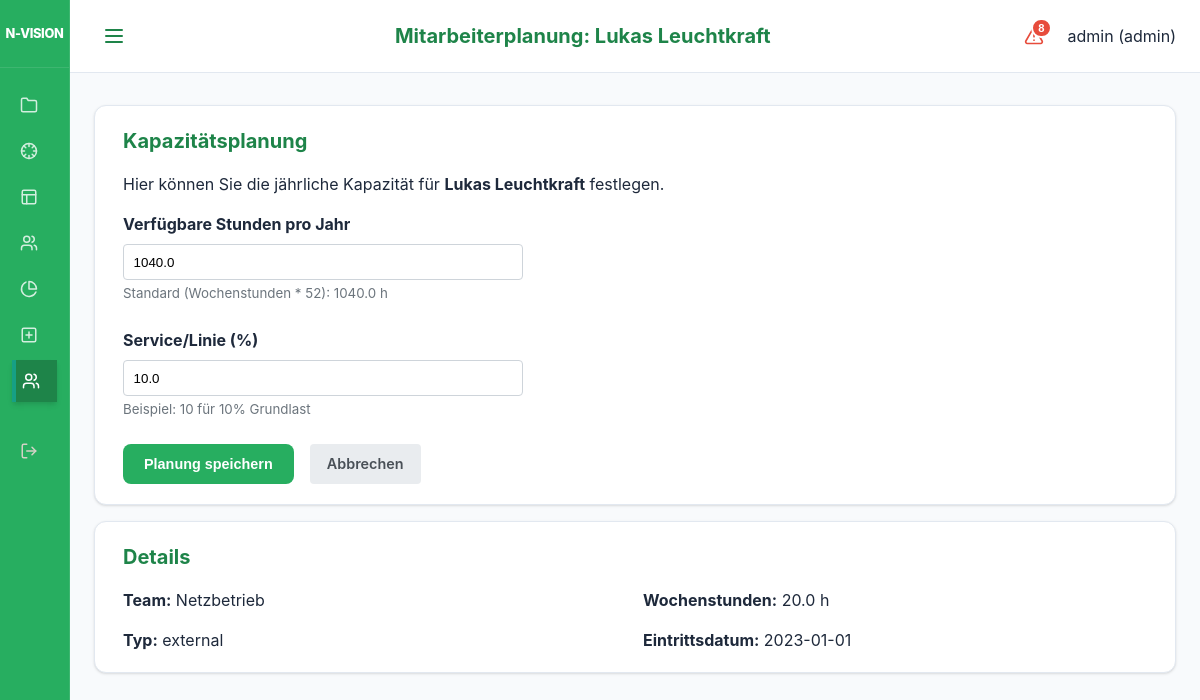
The page /ui/employees/1/plan (signed in) on the database its author committed.
### models.py (models this page shows)
class User(Base):
    __tablename__ = "users"
    id = Column(Integer, primary_key=True, index=True)
    username = Column(String, unique=True, index=True)
    hashed_password = Column(String)
    role = Column(Enum(UserRole), default=UserRole.EMPLOYEE)
    employee_id = Column(Integer, ForeignKey("employees.id"), nullable=True)
    is_active = Column(Boolean, default=True)
    employee = relationship("Employee", back_populates="user")

class Employee(Base):
    __tablename__ = "employees"
    id = Column(Integer, primary_key=True, index=True)
    name = Column(String, index=True)
    type = Column(Enum(ResourceType), default=ResourceType.INTERNAL)
    role_id = Column(Integer, ForeignKey("roles.id"))
    team_id = Column(Integer, ForeignKey("teams.id"))
    weekly_hours = Column(Float, default=40.0)
    annual_hours_target = Column(Float, nullable=True) # Neuer Wert für Jahresplanung
    employment_start = Column(Date)
    employment_end = Column(Date, nullable=True)
    role = relationship("Role", back_populates="employees")
    team = relationship("Team", back_populates="employees")
    staffings = relationship("Staffing", back_populates="employee")
    service_allocations = relationship("ServiceAllocation", back_populates="employee")
    absences = relationship("Absence", back_populates="employee")
    user = relationship("User", back_populates="employee", uselist=False)
    bookings = relationship("Booking", back_populates="employee")

class ServiceAllocation(Base):
    __tablename__ = "service_allocations"
    id = Column(Integer, primary_key=True, index=True)
    employee_id = Column(Integer, ForeignKey("employees.id"))
    capacity_percent = Column(Float) # e.g. 20.0 for 20%
    description = Column(String, nullable=True)
    employee = relationship("Employee", back_populates="service_allocations")

class Team(Base):
    __tablename__ = "teams"
    id = Column(Integer, primary_key=True, index=True)
    name = Column(String, unique=True, index=True)
    employees = relationship("Employee", back_populates="team")

### main.py (the view)
@app.get("/ui/employees/{employee_id}/plan", response_class=HTMLResponse)
def ui_employee_plan(request: Request, employee_id: int, db: Session = Depends(get_db), user: models.User = Depends(admin_required)):
    employee = db.query(models.Employee).filter(models.Employee.id == employee_id).first()
    if not employee:
        raise HTTPException(status_code=404, detail="Employee not found")
    return templates.TemplateResponse(
        request=request, name="employee_plan.html", context={
            "employee": employee,
            "active_page": "employees"
        }
    )

### templates/employee_plan.html
{% extends "base.html" %}
{% set title = "Mitarbeiterplanung: " ~ employee.name %}
{% block content %}
<div class="card">
    <h2>Kapazitätsplanung</h2>
    <p>Hier können Sie die jährliche Kapazität für <strong>{{ employee.name }}</strong> festlegen.</p>
    <form action="/ui/employees/{{ employee.id }}/plan" method="post" style="max-width: 400px;">
        <div style="margin-bottom: 1.5rem;">
            <label for="annual_hours_target" style="display: block; margin-bottom: 0.5rem; font-weight: bold;">Verfügbare Stunden pro Jahr</label>
            <input type="number"
                   id="annual_hours_target"
                   name="annual_hours_target"
                   value="{{ employee.annual_hours_target if employee.annual_hours_target else (employee.weekly_hours * 52) }}"
                   step="1"
                   required
                   style="width: 100%; padding: 0.6rem; border: 1px solid #ced4da; border-radius: 4px;">
            <small style="color: #6c757d;">Standard (Wochenstunden * 52): {{ employee.weekly_hours * 52 }} h</small>
        </div>
        <div style="margin-bottom: 1.5rem;">
            <label for="service_capacity_percent" style="display: block; margin-bottom: 0.5rem; font-weight: bold;">Service/Linie (%)</label>
            <input type="number"
                   id="service_capacity_percent"
                   name="service_capacity_percent"
                   value="{{ employee.service_allocations[0].capacity_percent if employee.service_allocations else 0.0 }}"
                   step="1"
                   min="0"
                   max="100"
                   required
                   style="width: 100%; padding: 0.6rem; border: 1px solid #ced4da; border-radius: 4px;">
            <small style="color: #6c757d;">Beispiel: 10 für 10% Grundlast</small>
        </div>
        <div style="display: flex; gap: 1rem;">
            <button type="submit" class="btn btn-primary">Planung speichern</button>
            <a href="/ui/employees" class="btn" style="background: #e9ecef; color: #495057; text-decoration: none; padding: 0.5rem 1rem; border-radius: 4px; display: inline-block;">Abbrechen</a>
        </div>
    </form>
</div>
<div class="card">
    <h2>Details</h2>
    <div style="display: grid; grid-template-columns: 1fr 1fr; gap: 1rem;">
        <div>
            <strong>Team:</strong> {{ employee.team.name if employee.team else "Kein Team" }}
        </div>
        <div>
            <strong>Wochenstunden:</strong> {{ employee.weekly_hours }} h
        </div>
        <div>
            <strong>Typ:</strong> {{ employee.type.value }}
        </div>
        <div>
            <strong>Eintrittsdatum:</strong> {{ employee.employment_start }}
        </div>
    </div>
</div>
{% endblock %}

### templates/base.html (shortened to what this page needs)
<!DOCTYPE html>
<html lang="de">
<head>
    <link rel="stylesheet" href="{{ static_url('/static/styles.css') }}">
</head>
<body>
<div class="app-layout">
    <aside class="sidebar">
        <div class="sidebar-header">
            <div class="brand-title">N-VISION</div>
        </div>
        <nav class="sidebar-nav">
            <div class="nav-group">
                <a href="/ui/projects" class="{% if active_page == 'projects' %}active{% endif %}" title="Projekte">
                    <svg xmlns="http://www.w3.org/2000/svg" width="18" height="18" viewBox="0 0 24 24" fill="none" stroke="currentColor" stroke-width="2" stroke-linecap="round" stroke-linejoin="round" class="nav-icon"><path d="M22 19a2 2 0 0 1-2 2H4a2 2 0 0 1-2-2V5a2 2 0 0 1 2-2h5l2 3h9a2 2 0 0 1 2 2z"/></svg>
                </a>
                <a href="/ui/steering" class="{% if active_page == 'steering' %}active{% endif %}" title="Steering Board">
                </a>
                <a href="/ui/heatmap" class="{% if active_page == 'heatmap' %}active{% endif %}" title="Heatmap">
                    <svg xmlns="http://www.w3.org/2000/svg" width="18" height="18" viewBox="0 0 24 24" fill="none" stroke="currentColor" stroke-width="2" stroke-linecap="round" stroke-linejoin="round" class="nav-icon"><rect width="18" height="18" x="3" y="3" rx="2"/><path d="M3 9h18"/><path d="M9 21V9"/></svg>
                </a>
                <a href="/ui/pab" class="{% if active_page == 'pab' %}active{% endif %}" title="Public Advisory Board">
                </a>
                <a href="/ui/reports" class="{% if active_page == 'reports' %}active{% endif %}" title="Reports">
                    <svg xmlns="http://www.w3.org/2000/svg" width="18" height="18" viewBox="0 0 24 24" fill="none" stroke="currentColor" stroke-width="2" stroke-linecap="round" stroke-linejoin="round" class="nav-icon"><path d="M21.21 15.89A10 10 0 1 1 8 2.83"></path><path d="M22 12A10 10 0 0 0 12 2v10z"></path></svg>
                </a>
                {% if request.state.user and request.state.user.role.value == 'admin' %}
                <a href="/ui/projects/add" class="{% if active_page == 'project_add' %}active{% endif %}" title="Projekt anlegen">
                    <svg xmlns="http://www.w3.org/2000/svg" width="18" height="18" viewBox="0 0 24 24" fill="none" stroke="currentColor" stroke-width="2" stroke-linecap="round" stroke-linejoin="round" class="nav-icon"><rect width="18" height="18" x="3" y="3" rx="2"/><path d="M12 8v8"/><path d="M8 12h8"/></svg>
                </a>
                <a href="/ui/employees" class="{% if active_page == 'employees' %}active{% endif %}" title="Mitarbeiter">
                </a>
                {% endif %}
            </div>
            <div class="nav-group" style="margin-top: auto;">
                <a href="/logout" class="nav-logout" title="Abmelden">
                </a>
            </div>
        </nav>
    </aside>
    <div class="main-wrapper">
        <header class="top-bar">
            <button class="menu-toggle" id="menuToggle" aria-label="Menü öffnen">
                <svg xmlns="http://www.w3.org/2000/svg" width="24" height="24" viewBox="0 0 24 24" fill="none" stroke="currentColor" stroke-width="2" stroke-linecap="round" stroke-linejoin="round"><line x1="4" x2="20" y1="12" y2="12"/><line x1="4" x2="20" y1="6" y2="6"/><line x1="4" x2="20" y1="18" y2="18"/></svg>
            </button>
            <h1 class="page-title">{{ title if title else "N-VISION" }}</h1>
            <div class="user-info" style="display: flex; align-items: center; gap: 1rem;">
                {% if request.state.user %}
                {% set criticals = get_critical_projects(request) %}
                <button class="critical-trigger" id="criticalTrigger" title="Kritische Projekte">
                    {% if criticals|length > 0 %}
                    <span class="critical-badge">{{ criticals|length }}</span>
                    {% endif %}
                </button>
                {% endif %}
                <span>{{ request.state.user.username if request.state.user else "Gast" }} ({{ request.state.user.role.value if request.state.user else "" }})</span>
            </div>
        </header>
        <main class="content-area">
            {% block content %}{% endblock %}
        </main>
    </div>
</div>
</body>
</html>

### rows shown on the page
User: state.user "admin", state.user.role "admin"
Employee: name "Lukas Leuchtkraft", annual_hours_target "1040.0", employee.weekly_hours*52 "1040.0", weekly_hours "20.0", type.value "external", employment_start "2023-01-01"
ServiceAllocation: service_capacity_percent "10.0"
Team: team "Netzbetrieb"

### other values the page prints
{{ title if title else "N-VISION" }} "Mitarbeiterplanung: Lukas Leuchtkraft"
{{ criticals|length }} "8"
